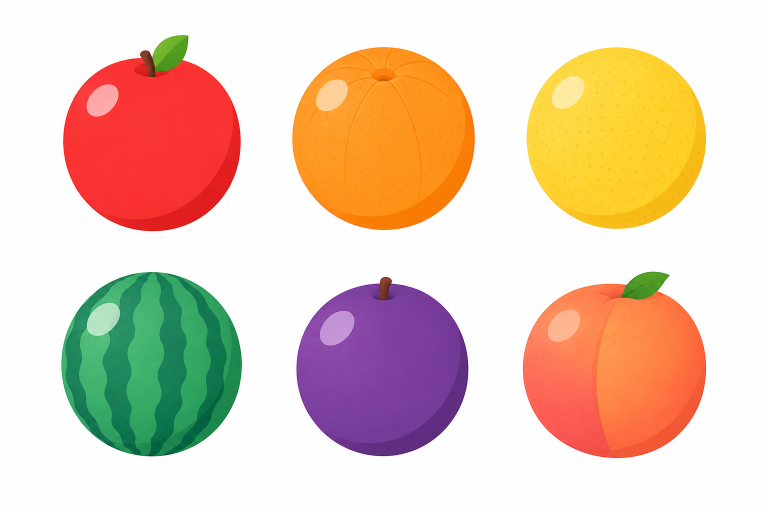
#> input picture day-02-fruit/image/ChatGPT Image 2026年5月25日 20_48_00.png, 1536 x 1024 px, found by its file name (shown at 1/2 size)
$ python slice_assets.py
#> lines starting #> are read from the running program, lines starting #| are printed output that depends on the picture
"""
Slice asset images for day-02-fruit.

Inputs (under day-02-fruit/asset/):
  - "ChatGPT Image 2026年5月25日 20_38_21.png"  : background (sky + grass with Y gap)
  - "ChatGPT Image 2026年5月25日 20_48_00.png"  : 2x3 fruits grid on white background

Outputs (under day-02-fruit/assets/):
  - fruit_red.png, fruit_orange.png, fruit_yellow.png,
    fruit_green.png, fruit_purple.png, fruit_coral.png   (88x88 transparent PNG)
  - bg_stage.png  (390x844 PNG, the source bg image resized 1:1 — no recompositing)

Usage:
  python3 day-02-fruit/tools/slice_assets.py

Geometry note:
  After resizing the source bg to 390x844, the grass V-shape converges to:
    funnel top      y ~ 536   (grass starts at the outermost columns)
    funnel bottom   y ~ 640   (left/right grass inner edges become parallel)
    channel inner   x = 161 .. 228   (channel width = 67 px, centered at x=195)
  These numbers are reflected in js/core/config.js so the physics walls align
  with the painted grass edges exactly.
"""

import os
from PIL import Image

ROOT = os.path.dirname(os.path.dirname(os.path.abspath(__file__)))
SRC_DIR = os.path.join(ROOT, "asset")
OUT_DIR = os.path.join(ROOT, "assets")
os.makedirs(OUT_DIR, exist_ok=True)

BG_SRC = os.path.join(SRC_DIR, "ChatGPT Image 2026年5月25日 20_38_21.png")
FRUITS_SRC = os.path.join(SRC_DIR, "ChatGPT Image 2026年5月25日 20_48_00.png")

GAME_W = 390
GAME_H = 844

# Fruit names in the order they appear in the 2x3 grid (row-major: top-left -> bottom-right)
# Row 0: apple(red), orange, lemon(yellow)
# Row 1: watermelon(green), grape(purple), peach(coral)
FRUIT_NAMES = ["red", "orange", "yellow", "green", "purple", "coral"]


# ----------------------------------------------------------------------------
# Fruit slicing
# ----------------------------------------------------------------------------

def remove_white_background(img: Image.Image, threshold: int = 240) -> Image.Image:
    """Convert near-white pixels to transparent with a soft-edge alpha ramp."""
    img = img.convert("RGBA")
    px = img.load()
    w, h = img.size
    soft = 25
    lo = threshold - soft
    for y in range(h):
        for x in range(w):
            r, g, b, _a = px[x, y]
            m = min(r, g, b)
            if m >= threshold:
                px[x, y] = (r, g, b, 0)
            elif m <= lo:
                px[x, y] = (r, g, b, 255)
            else:
                t = (threshold - m) / float(soft)
                a = int(round(t * 255))
                px[x, y] = (r, g, b, a)
    return img


def trim_to_content(img: Image.Image, alpha_min: int = 8) -> Image.Image:
    bbox = img.getchannel("A").point(lambda v: 255 if v >= alpha_min else 0).getbbox()
    if not bbox:
        return img
    return img.crop(bbox)


def fit_into_square(img: Image.Image, size: int = 88, pad: int = 4) -> Image.Image:
    inner = size - 2 * pad
    w, h = img.size
    scale = min(inner / w, inner / h)
    new_w = max(1, int(round(w * scale)))
    new_h = max(1, int(round(h * scale)))
    resized = img.resize((new_w, new_h), Image.LANCZOS)
    canvas = Image.new("RGBA", (size, size), (0, 0, 0, 0))
    ox = (size - new_w) // 2
    oy = (size - new_h) // 2
    canvas.paste(resized, (ox, oy), resized)
    return canvas


def slice_fruits():
    grid = Image.open(FRUITS_SRC).convert("RGBA")
    gw, gh = grid.size
#> gw = 1536; gh = 1024
    cell_w = gw // 3
#> cell_w = 512
    cell_h = gh // 2
#> cell_h = 512
    print(f"[fruits] source {gw}x{gh}, cell {cell_w}x{cell_h}")
#| [fruits] source 1536x1024, cell 512x512

    for row in range(2):
        for col in range(3):
            idx = row * 3 + col
            name = FRUIT_NAMES[idx]
            x0 = col * cell_w
            y0 = row * cell_h
            cell = grid.crop((x0, y0, x0 + cell_w, y0 + cell_h))
            transparent = remove_white_background(cell, threshold=240)
            a = transparent.getchannel("A").point(lambda v: 0 if v < 6 else v)
            transparent.putalpha(a)
            trimmed = trim_to_content(transparent, alpha_min=12)
            out = fit_into_square(trimmed, size=88, pad=4)
            out_path = os.path.join(OUT_DIR, f"fruit_{name}.png")
            out.save(out_path, "PNG")
            print(f"[fruits] -> {out_path}  ({trimmed.size} -> 88x88)")
#> this loop made 2 passes
#> pass 1, in fit_into_square, `resized = img.resize((new_w, new_h), Image.LANCZOS)`:
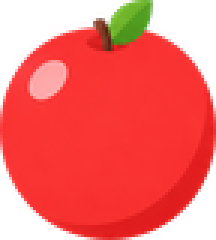
#> resized: PIL image 72x80 RGBA (shown 3 times larger); mean R, G, B, A 186.7, 46.7, 41.8, 186.3; transparent parts drawn white
#> pass 1, in slice_fruits, `out.save(out_path, "PNG")`:
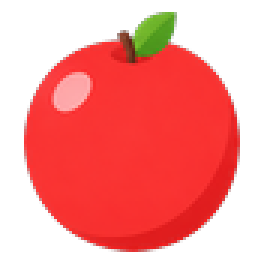
#> saved as fruit_red.png: PIL image 88x88 RGBA (shown 3 times larger); mean R, G, B, A 130.4, 31.1, 28.1, 137.1; transparent parts drawn white
#> after the loop:
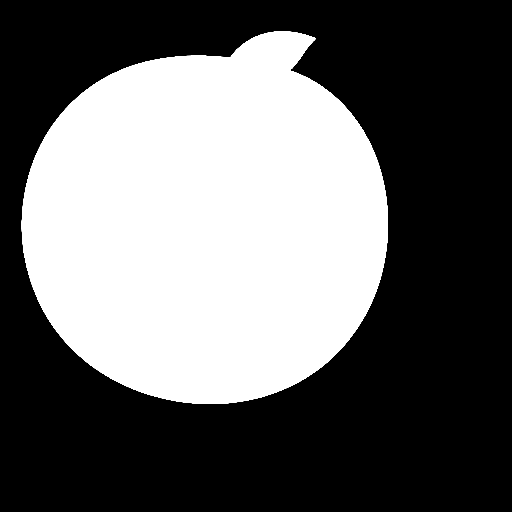
#> a: PIL image 512x512 L; min 0, max 255, mean 101.8
#> after the loop:
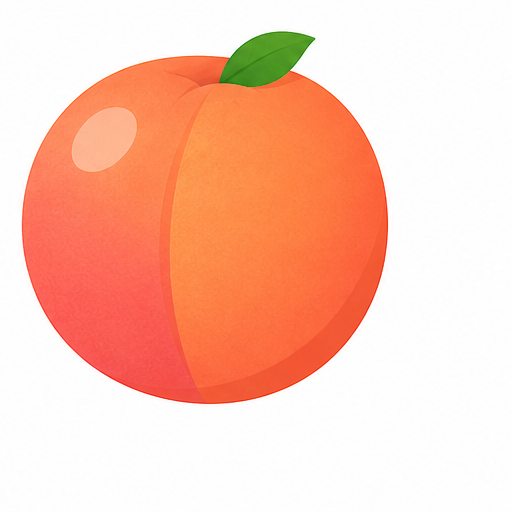
#> cell: PIL image 512x512 RGBA; mean R, G, B, A 250.7, 200.4, 182.2, 255
#> after the loop:
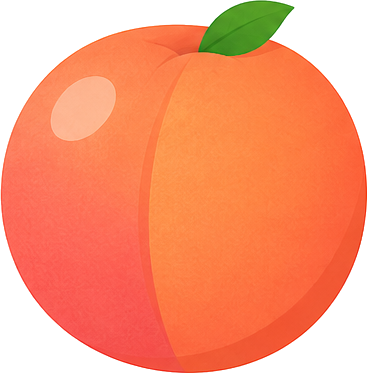
#> trimmed: PIL image 367x373 RGBA; mean R, G, B, A 247.8, 151.8, 116.7, 195; transparent parts drawn white


# ----------------------------------------------------------------------------
# Background: just resize the source image. No masks, no recoloring.
# The painted grass V-shape *is* the canonical funnel geometry; config.js
# is calibrated to match it.
# ----------------------------------------------------------------------------

def export_background():
    src = Image.open(BG_SRC).convert("RGB")
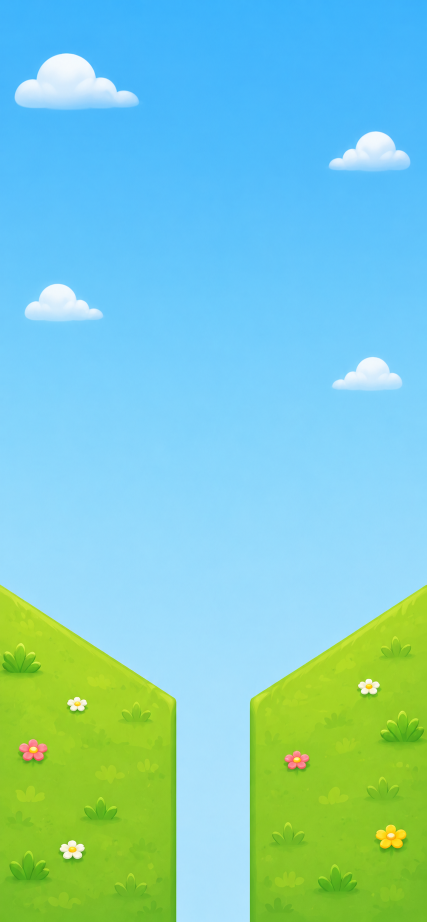
#> input picture day-02-fruit/image/ChatGPT Image 2026年5月25日 20_38_21.png, 853 x 1844 px, found by its file name (shown at 1/2 size)
#> src is the input picture: PIL image 853x1844 RGB; mean R, G, B 126.2, 203.9, 198.4
    sw, sh = src.size
#> sw = 853; sh = 1844
    print(f"[bg] source {sw}x{sh} -> {GAME_W}x{GAME_H}")
#| [bg] source 853x1844 -> 390x844
    out = src.resize((GAME_W, GAME_H), Image.LANCZOS)
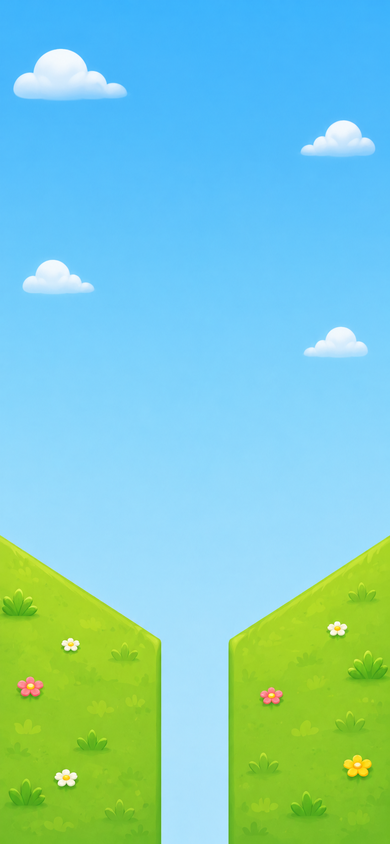
#> out: PIL image 390x844 RGB; mean R, G, B 126.2, 203.9, 198.4
    out_path = os.path.join(OUT_DIR, "bg_stage.png")
    out.save(out_path, "PNG")
    print(f"[bg] -> {out_path}")
#| [bg] -> day-02-fruit/assets/bg_stage.png


if __name__ == "__main__":
    slice_fruits()
    export_background()
    print("done.")
